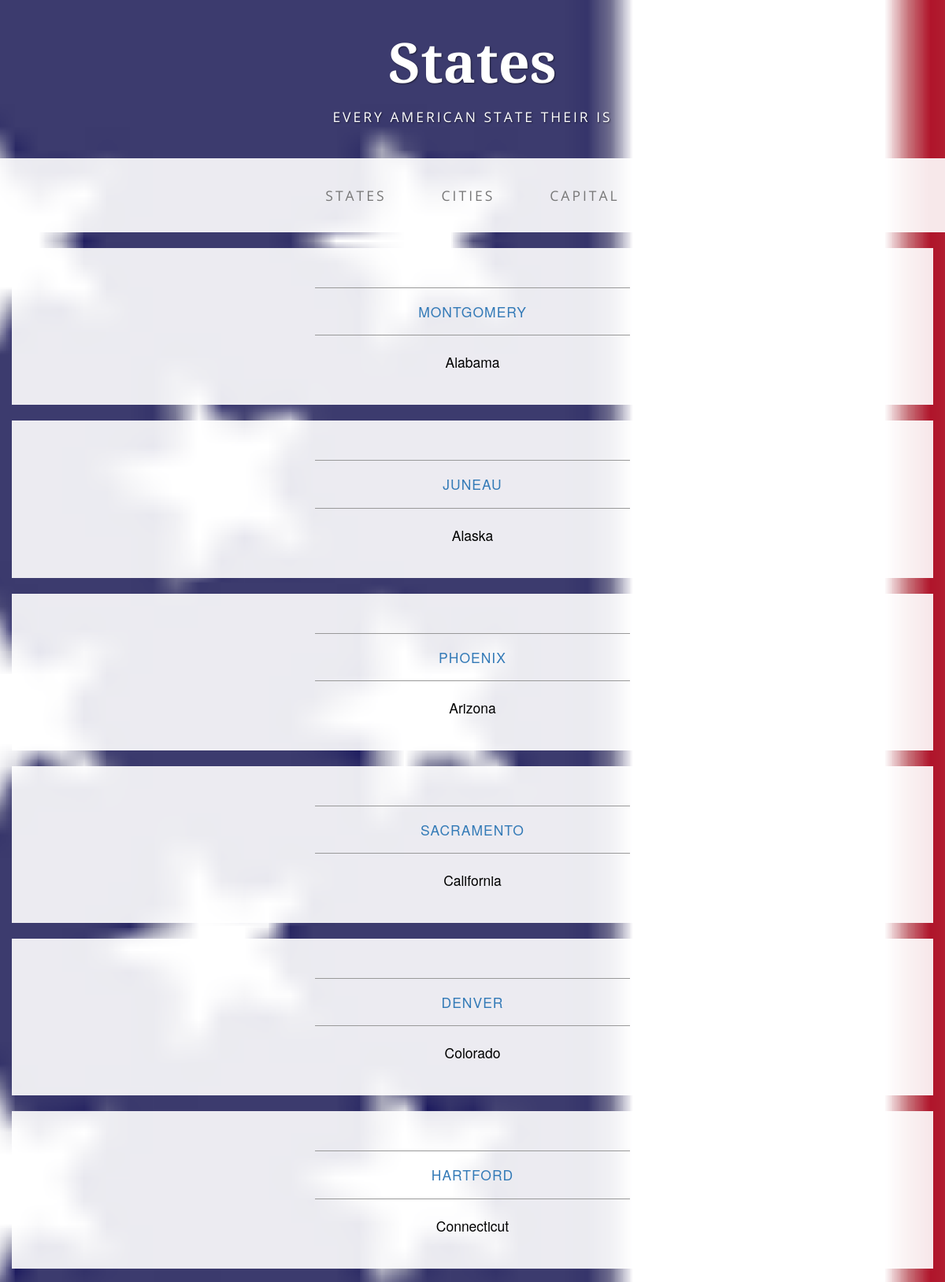
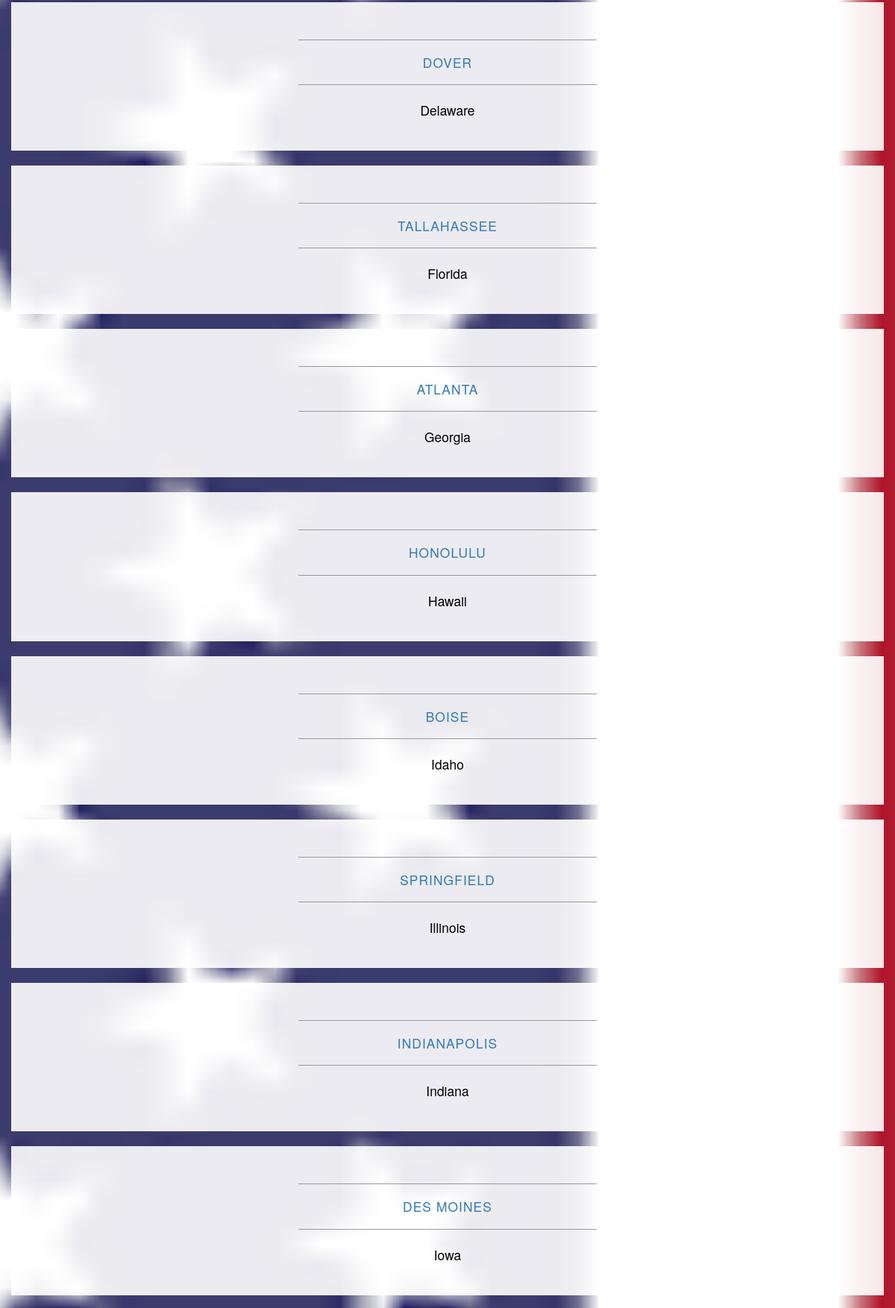
/capital_list (upper part), run on the app's committed database (2 pictures, top to bottom).
### app/models.py (models this page shows, shortened)
class StateCapital(models.Model):
    state = models.OneToOneField("app.State", null=True)
    name = models.CharField( max_length=300, null=True, blank=True)
    longitude = models.FloatField(null=True, blank=True)
    latitude = models.FloatField(null=True,blank=True)
    population = models.IntegerField(null=True, blank=True)

class State(models.Model):
    name = models.CharField(max_length=300, null=True, blank=True)
    abbreviation = models.CharField(max_length= 2, null=True, blank=True)
    def __unicode__(self):
        return '%s' % self.name

### app/views.py (the view)
# urls.py: url(r'^capital_list','app.views.capital_list'),
def capital_list(request):
    context = {}
    context['capital'] = StateCapital.objects.all()
    return render(request,'capital_list.html', context)

### app/templates/capital_list.html
{% extends 'base.html' %}
{% load staticfiles%}
   {% block content%}
    <div class="container">
        {% for statecapital in capital %}
        <div class="row">
            <div class="box">
                <div class="col-lg-12">
                    <hr>
                    <h2 class="intro-text text-center">
                    <a href="/capital_detail/{{statecapital.pk}}/"> {{statecapital.name}}</a>
                    </h2>
                    <hr>
                    <p class="city-block" style="text-align:center">
                       {{statecapital.state}}
                    </p>
                </div>
            </div>
        </div>
        {% endfor %}
    </div>
    {% endblock %}

### app/templates/base.html (shortened to what this page needs)
{% load staticfiles %}
<!DOCTYPE html>
<html lang="en">
<head>
    <link href="{% static 'css/bootstrap.min.css'%}" rel="stylesheet">
    <link href="{% static 'css/business-casual.css'%}" rel="stylesheet">
</head>
<body>
    <div class="brand">States</div>
    <div class="address-bar"> Every american State their is
    </div>
    <nav class="navbar navbar-default" role="navigation">
        <div class="container">
            <div class="collapse navbar-collapse" id="bs-example-navbar-collapse-1">
                <ul class="nav navbar-nav">
                    <li>
                        <a href="/state_list/">States</a>
                    </li>
                    <li>
                        <a href="/city_list/">Cities</a>
                    </li>
                    <li>
                        <a href="/capital_list/">capital</a>
                    </li>
                </ul>
            </div>
        </div>
    </nav>
    {% block content %}
    {% endblock %}
</body>
</html>

### app/static/css/business-casual.css (style rules this page uses)
body { font-family: "Open Sans","Helvetica Neue",Helvetica,Arial,sans-serif; background: url('../img/bg.jpg') no-repeat center center fixed; -webkit-background-size: cover; -moz-background-size: cover; background-size: cover; -o-background-size: cover; }
h1, h2, h3, h4, h5, h6 { text-transform: uppercase; font-family: "Josefin Slab","Helvetica Neue",Helvetica,Arial,sans-serif; font-weight: 700; letter-spacing: 1px; }
p { font-size: 1.25em; line-height: 1.6; color: #000; }
hr { max-width: 400px; border-color: #999999; }
.brand, .address-bar { display: none; }
.navbar-nav { text-transform: uppercase; font-weight: 400; letter-spacing: 3px; }
.box { margin-bottom: 20px; padding: 30px 15px; background: #fff; background: rgba(255,255,255,0.9); }
.intro-text { text-transform: uppercase; font-size: 1.25em; font-weight: 400; letter-spacing: 1px; }
@media screen and (min-width:768px) { .brand { display: inherit; margin: 0; padding: 30px 0 10px; text-align: center; text-shadow: 1px 1px 2px rgba(0,0,0,0.5); font-family: "Josefin Slab","Helvetica Neue",Helvetica,Arial,sans-serif; font-size: 5em; font-weight: 700; line-height: normal; color: #fff; } }
@media screen and (min-width:768px) { .address-bar { display: inherit; margin: 0; padding: 0 0 40px; text-align: center; text-shadow: 1px 1px 2px rgba(0,0,0,0.5); text-transform: uppercase; font-size: 1.25em; font-weight: 400; letter-spacing: 3px; color: #fff; } }
@media screen and (min-width:768px) { .navbar { border-radius: 0; } }
@media screen and (min-width:768px) { .navbar { min-height: 0; } }
@media screen and (min-width:768px) { .navbar-default { border: none; background: #fff; background: rgba(255,255,255,0.9); } }
@media screen and (min-width:768px) { .nav>li>a { padding: 35px; } }
@media screen and (min-width:768px) { .navbar-nav>li>a { line-height: normal; } }
@media screen and (min-width:768px) { .navbar-nav { display: table; float: none; margin: 0 auto; table-layout: fixed; font-size: 1.25em; } }
@media screen and (min-width:1200px) { .box:after { content: ''; display: table; clear: both; } }
.city-block { font-family: "Josefin Slab","Helvetica Neue",Helvetica,Arial,sans-serif; }

### data on the page
StateCapital: name "MONTGOMERY", state "Alabama"
StateCapital: name "JUNEAU", state "Alaska"
StateCapital: name "PHOENIX", state "Arizona"
StateCapital: name "SACRAMENTO", state "California"
StateCapital: name "DENVER", state "Colorado"
StateCapital: name "HARTFORD", state "Connecticut"
StateCapital: name "DOVER", state "Delaware"
StateCapital: name "TALLAHASSEE", state "Florida"
StateCapital: name "ATLANTA", state "Georgia"
StateCapital: name "HONOLULU", state "Hawaii"
StateCapital: name "BOISE", state "Idaho"
StateCapital: name "SPRINGFIELD", state "Illinois"
StateCapital: name "INDIANAPOLIS", state "Indiana"
StateCapital: name "DES MOINES", state "Iowa"
